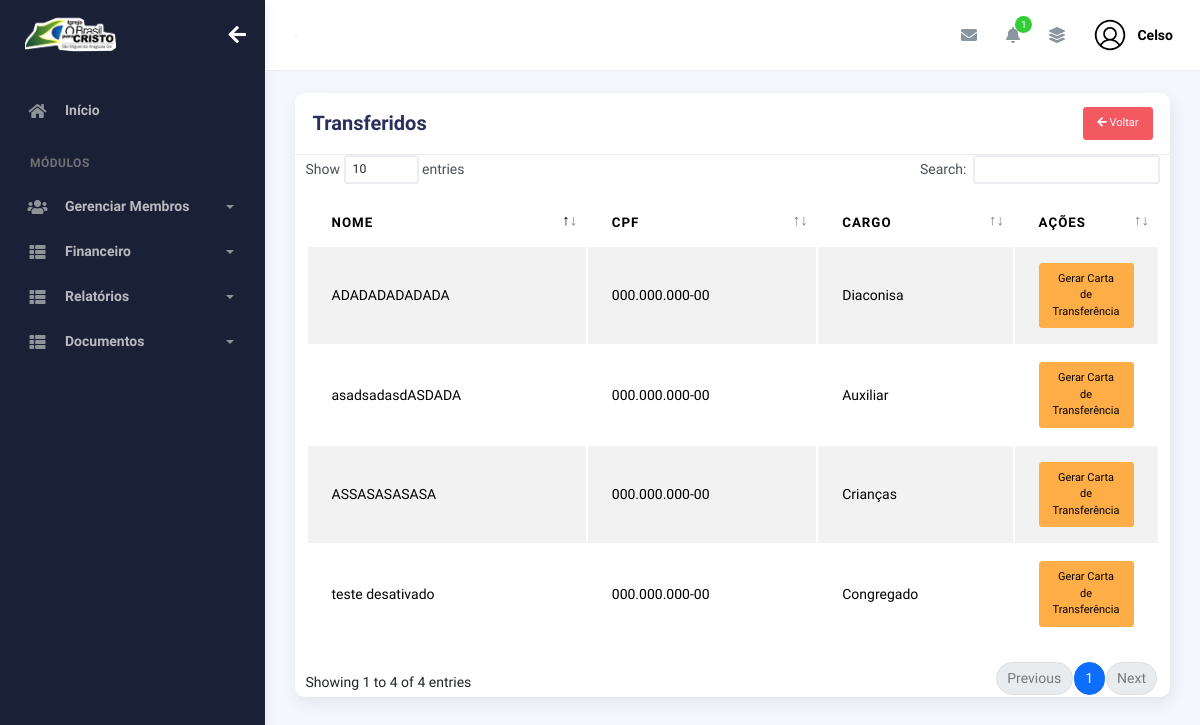
The page /transferencias/controle_transferidos/ (signed in) on the database as committed earlier.
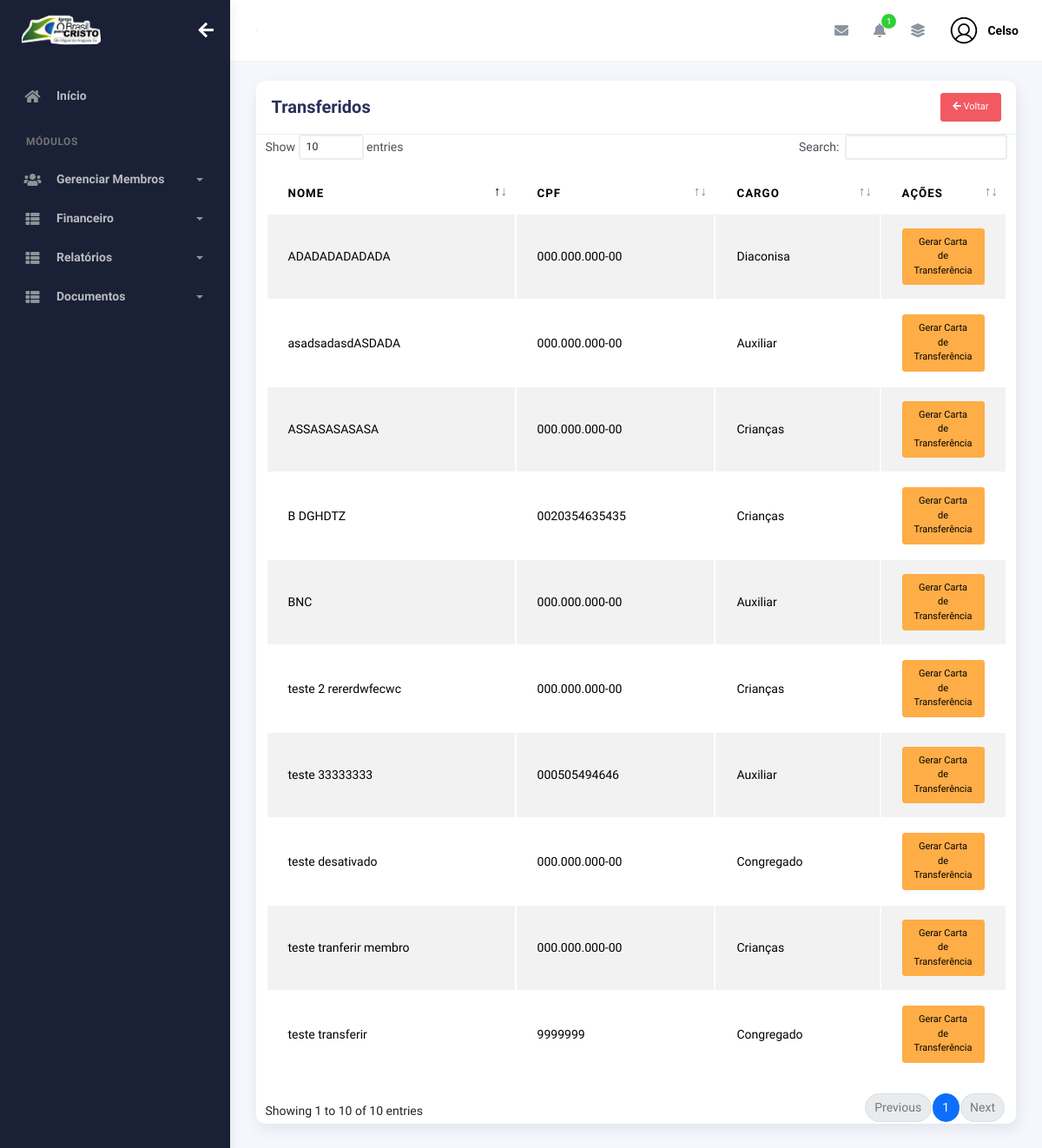
The same page on the database as committed later.
### plataformaigreja/models.py (models this page shows, shortened)
class Membros(models.Model):
    choices_sexo = (('F', 'Feminino'),
                    ('M', 'Masculino'))
    choices_cargo = (('A', 'Auxiliar'),
                     ('C', 'Congregado'),
                     ('Cr', 'Crianças'),
                     ('Da', 'Diaconisa'),
                     ('D', 'Diácono'),
                     ('E', 'Evangelista'),
                     ('J', 'Jovem'),
                     ('Mb', 'Membro'),
                     ('Mi', 'Missionário(a)'),
                     ('Pr', 'Pastor'),
                     ('P', 'Presbítero'))
    nome = models.CharField(max_length=50)
    sexo = models.CharField(max_length=1, choices=choices_sexo)
    cpf = models.CharField(max_length=20, blank=True, null=True)
    email = models.EmailField(blank=True, null=True)
    telefone = models.CharField(max_length=19, blank=True, null=True)
    endereco = models.CharField(max_length=100, blank=True, null=True)
    foto = models.ImageField(upload_to="img_membros", null=True, blank=True)
    data_nascimento = models.DateField(null=True, blank=True)
    data_batismo = models.DateField(null=True, blank=True)
    cargo = models.CharField(max_length=2, choices=choices_cargo)
    pastor = models.ForeignKey(
        User,
        on_delete=models.CASCADE
    )
    nome_igreja = models.ForeignKey('igreja.Igreja', on_delete=models.CASCADE, null=True, blank=True)
    ativo = models.BooleanField(default=True)

### plataformaTransferencias/views.py (the view)
# urls.py: path('controle_transferidos/', views.controle_transferidos, name='controle_transferidos'),
@login_required(login_url='/usuarios/login')
def controle_transferidos(request):
    membros = Membros.objects.filter(pastor=request.user, ativo=False)
    return render(request, 'transferencias/controle_transferidos.html', {'membros': membros})

### igreja/context_processors.py (called while the page is built)
def logo_igreja(request):
    if request.user.is_authenticated:
        igreja = Igreja.objects.filter(pastor=request.user).first()
        return {"logo_igreja": igreja.logo.url if igreja and igreja.logo else None}
    return {"logo_igreja": None}

### plataformaigreja/context_processors.py (called while the page is built)
def total_membros_context(request):
    if request.user.is_authenticated:
        total_membros = Membros.objects.filter(pastor=request.user, ativo=True).count()
    else:
        total_membros = 0
    return {
        'total_membros': total_membros
    }

def total_membros_transferidos(request):
    if request.user.is_authenticated:
        total_membros_transf = Membros.objects.filter(pastor=request.user, ativo=False).count()
    else:
        total_membros_transf = 0
    return {
        'total_membros_transf': total_membros_transf
    }

### plataformaTransferencias/templates/transferencias/controle_transferidos.html (shortened to what this page needs)
{% extends "bases/base_plataformaigreja.html" %}
{% load static %}
{% block 'conteudo' %}
<div class="row">
    <div class="col-md-12">
        <div class="card">
            <div class="card-header">
                <div class="d-flex align-items-center">
                    <h4 class="card-title">Transferidos</h4>
                    <a href="{% url 'controle_membros' %}" class="btn btn-danger ms-2 btn-sm ms-auto"><i class="fas fa-arrow-left"></i> Voltar</a>
                </div>
            </div>
            <div class="table-responsive">
                <table id="add-row" class="display table table-striped table-hover">
                    <thead>
                        <tr>
                        <th>Nome</th>
                        <th>CPF</th>
                        <th>CARGO</th>
                        <th style="width: 10%">Ações</th>
                        </tr>
                    </thead>
                    <tbody>
                        {% for membro in membros %}
                        <tr>
                            <td>{{membro.nome}}</td>
                            <td>{{membro.cpf | default:"000.000.000-00"}}</td>
                            <td>
                            {% if membro.cargo == "Mb" %}
                                Membro
                            {% elif membro.cargo == "A" %}
                                Auxiliar
                            {% elif membro.cargo == "C" %}
                                Congregado
                            {% elif membro.cargo == "Cr" %}
                                Crianças
                            {% elif membro.cargo == "Da" %}
                                Diaconisa
                            {% elif membro.cargo == "D" %}
                                Diácono
                            {% elif membro.cargo == "E" %}
                                Evangelista
                            {% elif membro.cargo == "J" %}
                                Jovem
                            {% elif membro.cargo == "Mi" %}
                                Missionário(a)
                            {% elif membro.cargo == "Pr" %}
                                Pastor
                            {% elif membro.cargo == "P" %}
                                Presbítero
                            {% endif %}
                            </td>
                            <td>
                                <form action="#" method="post">
                                    <button type="submit" class="btn btn-sm btn-warning">Gerar Carta de Transferência</button>
                                </form>
                            </td>
                        </tr>
                        {% endfor %}
                    </tbody>
                </table>
            </div>
        </div>
    </div>
</div>
{% endblock %}

Rows that differ between the two databases and show on the page:
now on this page (row edited): Membros: nome "B DGHDTZ", cpf "0020354635435", cargo "Crianças"
now on this page (row edited): Membros: nome "BNC", cpf "000.000.000-00", cargo "Auxiliar"
added Membros: nome "teste transferir", cpf "9999999", cargo "Congregado"
added Membros: nome "teste 2 rererdwfecwc", cpf "000.000.000-00", cargo "Crianças"
added Membros: nome "teste 33333333", cpf "000505494646", cargo "Auxiliar"
added Membros: nome "teste tranferir membro", cpf "000.000.000-00", cargo "Crianças"
Other text that changed with them:
text written by a page script: "Show entries Search: Showing 1 to 4 of 4 entries Previous 1 Next" → "Show entries Search: Showing 1 to 10 of 10 entries Previous 1 Next"
